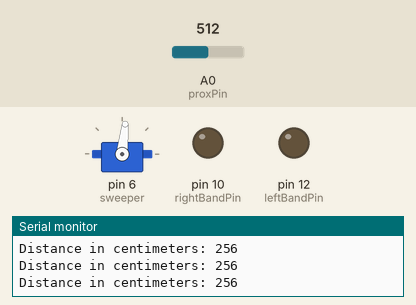
Recording of a sketch running on a simulated Arduino Uno, built with avr-gcc and run on an emulated ATmega328P. Parts: servo, output pins drawn as LEDs (lit = HIGH), the last lines printed to the serial monitor. Dashed ring = blinking. Inputs (shaded band) come from the test bench; at power-on: A0 (proxPin) = 512.

Above: at 1.2 s.
1.3 s: A0 (proxPin) set to 209
At 1.67 s:
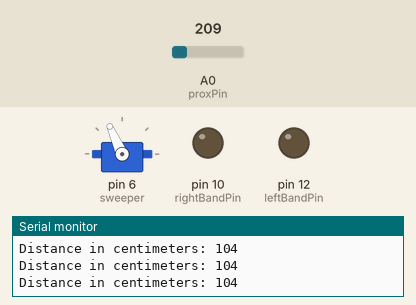
4.3 s: A0 (proxPin) set to 201
At 4.68 s:
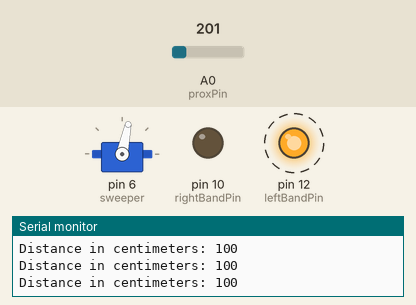
7.3 s: A0 (proxPin) set to 122
At 9.1 s:
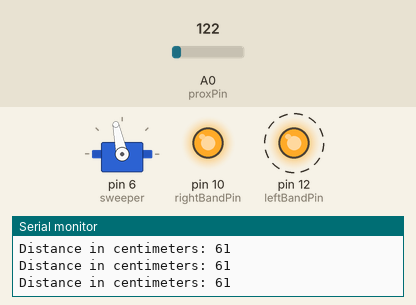
Timing chart, 0 to 10.6 s (numbered marks = the images above; inputs shaded):
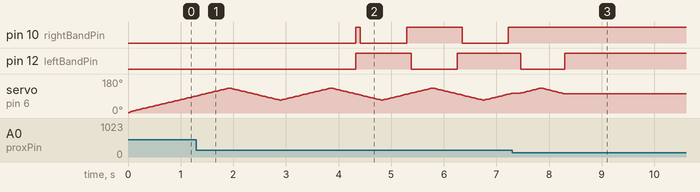

The sketch:

prototype3.ino
```cpp
#include <Servo.h>

// settings
const int minRange = 69;
const int maxRange = 131;
const int center = 100;
const int centerHalfRange = 3;
const int stepSize = 2;
const int threshold = 100; // min range (cm) to warn user of
const int cycleLength = 5; // length of vibration
const int cycleDelay = 20;
int currCycle = 0;
bool plus = true;

// vibration bands
const int rightBandPin = 10;
const int leftBandPin = 12;

// servo
Servo sweeper;
int pos = 0;

// proximity sensor
const int proxPin = 0;
int distance = 100000;

void setup() {
  Serial.begin(9600);

  sweeper.attach(6);

  pinMode(rightBandPin, OUTPUT);
  pinMode(leftBandPin, OUTPUT);
}

int getDistance() {
  distance = analogRead(proxPin) * 0.5;

  Serial.print("\nDistance in centimeters: ");
  Serial.print(distance);

  return distance;
}


bool isCenterPos() {
  return pos >= center - centerHalfRange && pos <= center + centerHalfRange;
}

bool isLeftPos() {
  return pos < center - centerHalfRange;
}

bool isRightPos() {
  return pos > center + centerHalfRange;
}


void vibrateBands() {
  if (distance > threshold) {
    currCycle--;

    if (currCycle < 1) {
      digitalWrite(rightBandPin, LOW);
      digitalWrite(leftBandPin, LOW);
    }

    return;
  }

  bool rightBand = false;
  bool leftBand = false;
  if (isLeftPos()) {
    leftBand = true;
  } else if (isCenterPos()) {
    leftBand = true;
    rightBand = true;
  } else if (isRightPos()) {
    rightBand = true;
  }

  if (rightBand || leftBand) {
    currCycle = cycleLength;
  }

  if (rightBand && leftBand) {
    digitalWrite(rightBandPin, HIGH);
    digitalWrite(leftBandPin, HIGH);
  } else if (rightBand) {
    digitalWrite(rightBandPin, HIGH);
    digitalWrite(leftBandPin, LOW);
  } else if (leftBand) {
    digitalWrite(leftBandPin, HIGH);
    digitalWrite(rightBandPin, LOW);
  }

}

void loop() {

  /* lock sensor in center if object is detected there */
  if (!isCenterPos() || distance >= threshold) {
    if (plus) {
      pos += stepSize;
    } else {
      pos -= stepSize;
    }

    if (pos >= maxRange) {
      plus = false;
    } else if (pos <= minRange) {
      plus = true;
    }
  }

  sweeper.write(pos);
  delay(cycleDelay);

  if (distance < threshold) {
    distance = getDistance();
  } else {
    distance = getDistance();
    /* double check if object is detected (filter out false positives) */
    for (int i = 0; i < 5; i++) {
      if (distance < threshold) {
        distance = getDistance();
      } else {
        break;
      }
    }
  }

  vibrateBands();
}
```

Measured:
- the behaviour switches between 202 and 201 on A0 (proxPin) (found by bisection; images 1 and 2)
- after the input at 4.3 s, pin 10 (rightBandPin): goes HIGH 0.09 s, LOW 0.87 s, HIGH 1.1 s, LOW 0.87 s, then HIGH, starting at once; pin 12 (leftBandPin): LOW → HIGH at once, → LOW 1.1 s later, → HIGH 0.87 s later
- after the input at 7.3 s, pin 10 (rightBandPin): stops changing and stays HIGH
- by itself, servo on pin 6 (sweeper): rises from 104° to 132° in 0.38 s, then falls to 102° in 0.44 s
